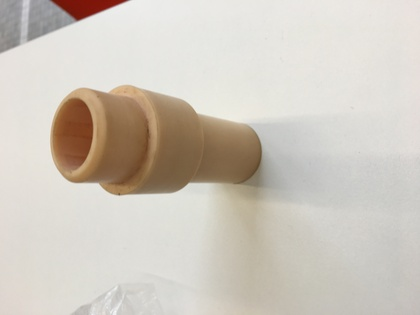
%> input picture ODI/1.JPG, 420 x 315 px, shrunk from 4032 x 3024 before the run
$ octave practica3.m   (GNU Octave 9; MATLAB toolbox functions it lacks are replaced by stand-ins)
%> lines starting %> are read from the running program, lines starting %| are printed output that depends on the picture; in (x1, y1, x2, y2) boxes, pixels count from 0 and x2, y2 are one past the last pixel; in counts of white or black regions, pixels touching at a corner belong together; the program's own positions count from 1
fol_path='/Users/5danalfaro/Documents/practicas_vc/practicasVC/ODI/';
file_path='1.JPG';
I = imread(strcat(fol_path,file_path));
%> I is the input picture: size 315x420x3 uint8; mean R, G, B 206.9, 200, 190.2

%equilise
%J=histeq(I,40);

J=imadjust(I,stretchlim(I),[]);
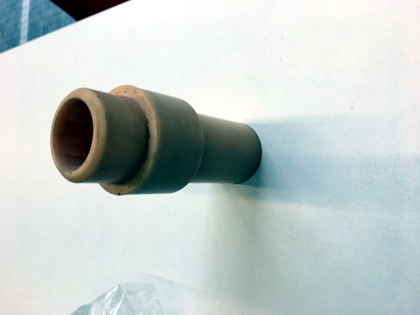
%> J: size 315x420x3 uint8; mean R, G, B 193.2, 203.1, 200.7
figure;

imshow(J);
figure;

J=rgb2gray(J);
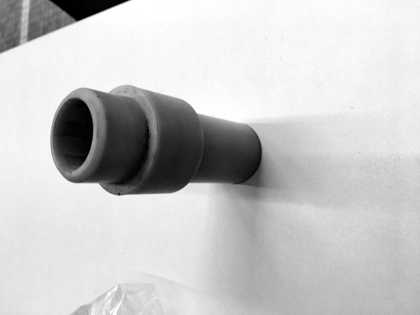
%> J: size 315x420 uint8; min 0, max 255, mean 199.8
% [12 lines of commented-out code are left out]
im_median=median(J(:));
%> im_median = 229
q3=quantile(J(:),0.75);
%> q3 = 244
q1=quantile(J(:),0.25);
%> q1 = 189
s=10;

%try for 20 different values of filter
for c = 1:2
    for r = 1:s
        num=(c-1)*10+r;
        %subplot(10,2,num),imshow(imbinarize(J,num/20)),title(num2str(num/20))
    end
end

%try for a manual value
%figure;
q_try=double(quantile(J(:),0.15));
%> q_try = 139
binarize=q_try/255;
%> binarize = 0.545
imshow(imbinarize(J,binarize))
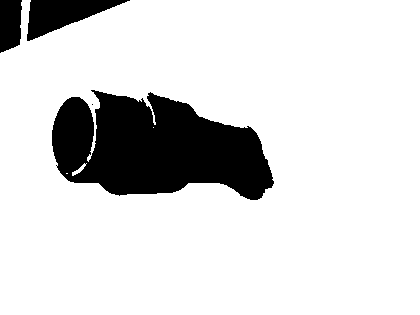
%> displayed picture: size 315x420 logical; 85% white; 4 black regions (1 under 20 px), largest, box (x1, y1, x2, y2) and area: (52, 90, 274, 200) 16797, (27, 0, 130, 41) 2092, (0, 0, 22, 53) 1021


%add noise
N=imnoise(I,'salt & pepper',0.02);
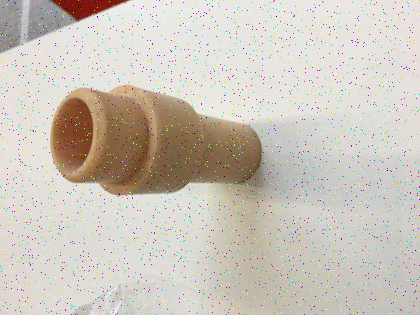
%> N: size 315x420x3 uint8; mean R, G, B 205.2, 198.5, 188.9

% [7 lines of commented-out code are left out]

$ run again, with ODI/2.JPG copied over ODI/1.JPG
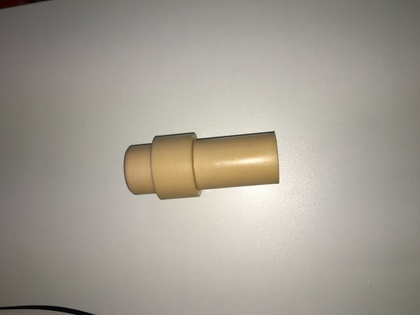
%> input picture ODI/2.JPG, 420 x 315 px, shrunk from 4032 x 3024 before the run
%> I is the input picture: size 315x420x3 uint8; mean R, G, B 162.1, 156.5, 146.4
%> im_median = 121
%> q3 = 160
%> q1 = 79
%> q_try = 61
%> binarize = 0.239
%> `imshow(imbinarize(J,binarize))`:
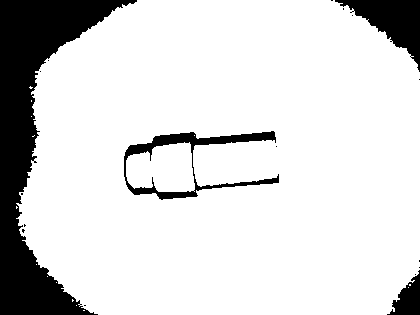
%> displayed picture: size 315x420 logical; 84.6% white; 18 black regions (14 under 20 px), largest, box (x1, y1, x2, y2) and area: (0, 0, 137, 315) 14784, (335, 0, 420, 72) 2561, (124, 131, 279, 200) 2201, (387, 270, 420, 315) 777
%> `N=imnoise(I,'salt & pepper',0.02);`:
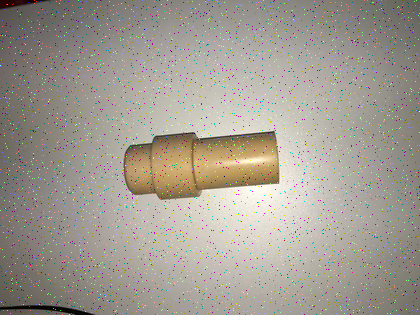
%> N: size 315x420x3 uint8; mean R, G, B 161.4, 155.9, 146

$ run again, with ODI/4.JPG copied over ODI/1.JPG
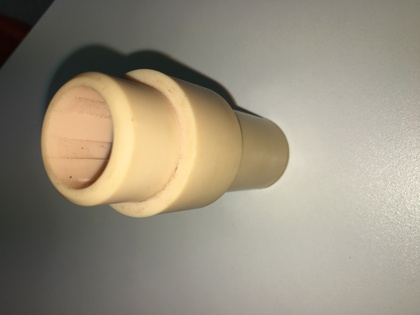
%> input picture ODI/4.JPG, 420 x 315 px, shrunk from 4032 x 3024 before the run
%> I is the input picture: size 315x420x3 uint8; mean R, G, B 150.8, 142.6, 125.4
%> im_median = 163
%> q3 = 200
%> q1 = 100
%> q_try = 61
%> binarize = 0.239
%> `imshow(imbinarize(J,binarize))`:
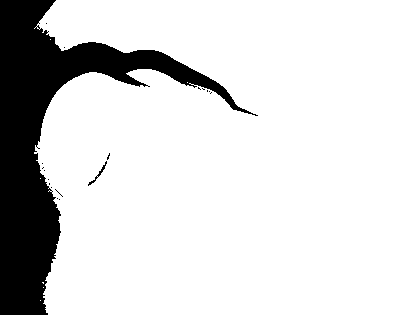
%> displayed picture: size 315x420 logical; 85% white; 19 black regions (17 under 20 px), largest, box (x1, y1, x2, y2) and area: (0, 0, 258, 315) 19769, (88, 161, 107, 186) 64
%> `N=imnoise(I,'salt & pepper',0.02);`:
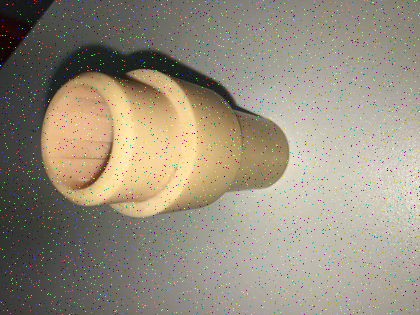
%> N: size 315x420x3 uint8; mean R, G, B 150.3, 142.2, 125.4
